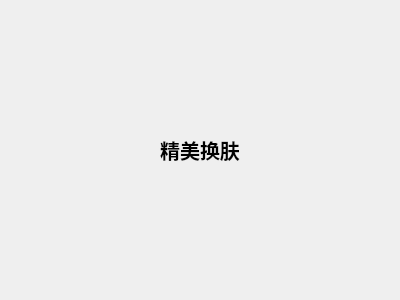
<?xml version="1.0" encoding="UTF-8"?>
<ui version="4.0">
 <class>SkinWidget</class>
 <widget class="QWidget" name="SkinWidget">
  <property name="geometry">
   <rect>
    <x>0</x>
    <y>0</y>
    <width>400</width>
    <height>300</height>
   </rect>
  </property>
  <property name="windowTitle">
   <string>Form</string>
  </property>
  <layout class="QHBoxLayout" name="horizontalLayout">
   <item>
    <widget class="QLabel" name="label">
     <property name="sizePolicy">
      <sizepolicy hsizetype="Fixed" vsizetype="Fixed">
       <horstretch>0</horstretch>
       <verstretch>0</verstretch>
      </sizepolicy>
     </property>
     <property name="font">
      <font>
       <pointsize>15</pointsize>
       <bold>true</bold>
      </font>
     </property>
     <property name="text">
      <string>精美换肤</string>
     </property>
     <property name="alignment">
      <set>Qt::AlignCenter</set>
     </property>
    </widget>
   </item>
  </layout>
 </widget>
 <resources/>
 <connections/>
</ui>
